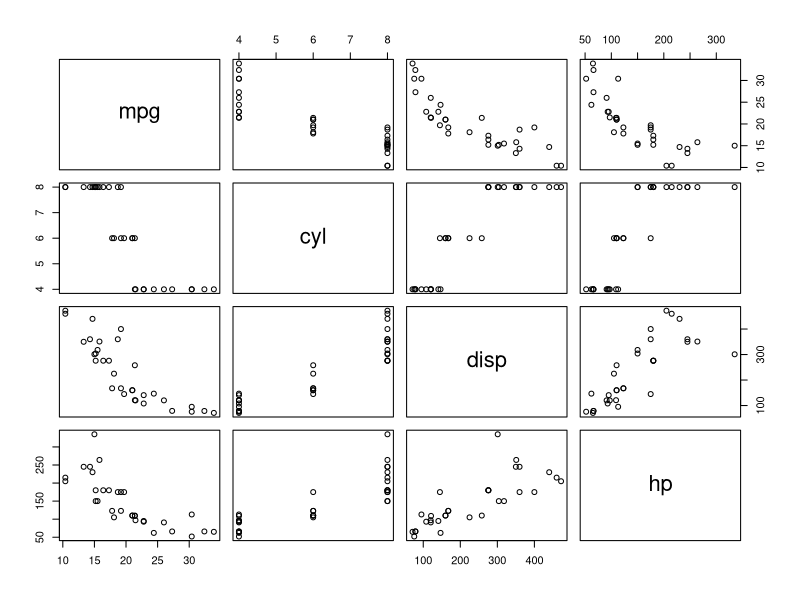

Here is the R script that generated this plot:
## ---- chunk 1
#| label: tbl-cars
#| tbl-cap: This is my caption.
knitr::kable(head(mtcars))
## ---- chunk 2
#| label: fig-cars
#| fig-cap: This is my caption.
plot(mtcars[,1:4])
